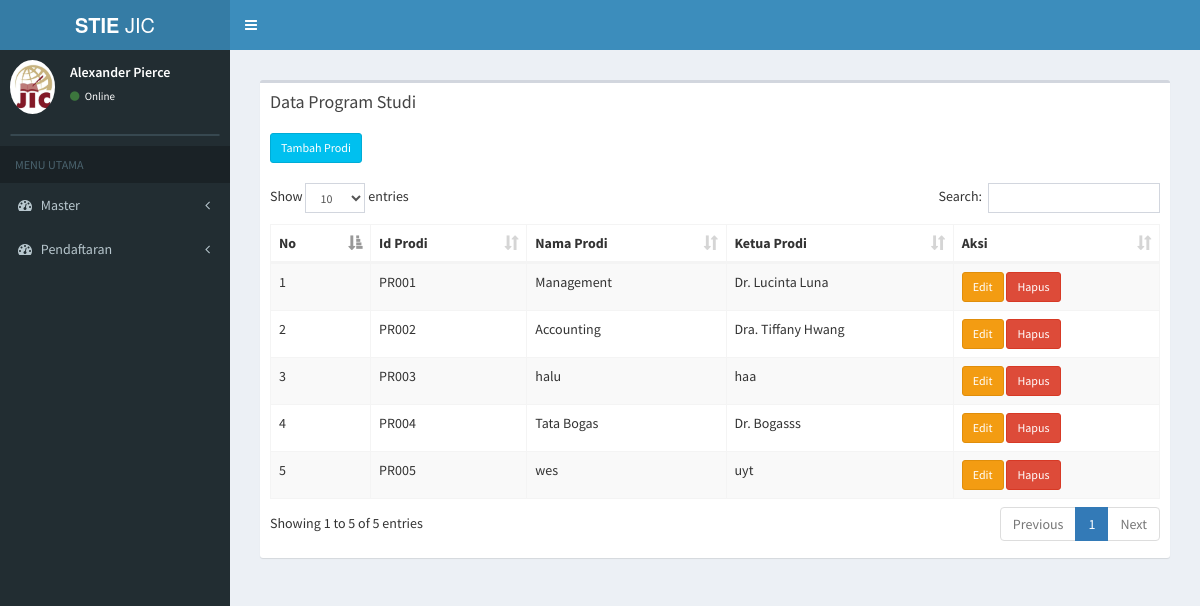
Page /index.php/master_prodi on the committed database.
### tables this page shows
CREATE TABLE `tb_prodi` (
  `id_prodi` varchar(6) NOT NULL,
  `nama_prodi` varchar(20) NOT NULL,
  `ketua_prodi` varchar(50) NOT NULL
);

### application/controllers/master_prodi.php (called while the page is built, shortened)
<?php
class Master_prodi extends CI_Controller {
	public function __construct()
	{
		$this->load->model('prodi_model');
	}
		public function index()
	{
		$data['main_view'] = 'Prodi/master_prodi_view';
		$data['prodi'] = $this->prodi_model->data_prodi();
		$this->load->view('template', $data);
	}
}

### index.php (called while the page is built, shortened)
<?php
require_once BASEPATH.'core/CodeIgniter.php';

### application/models/prodi_model.php (called while the page is built, shortened)
<?php
class Prodi_model extends CI_Model {
	public function data_prodi(){
		return $this->db->order_by('id_prodi','ASC')
		->get('tb_prodi')
		->result();
	}
}

### application/views/Prodi/master_prodi_view.php (the view)
<section class="content">
      <div class="row">
        <div class="col-xs-12">
          <div class="box">
            <div class="box-header">
              <h3 class="box-title">Data Program Studi</h3>
            </div>
            <div class="box-body">
              <table id="example1" class="table table-bordered table-striped">
              <a href="<?php echo base_url() ?>master_prodi/page_tambah_prodi" class="btn btn-info btn-sm" > Tambah Prodi</a> <br> <br>
                <thead>
                <tr>
                  <th>No</th>
                  <th>Id Prodi</th>
                  <th>Nama Prodi</th>
                  <th>Ketua Prodi</th>
                  <th>Aksi</th>
                </tr>
                </thead>
                <tbody>
                <?php
                $no = 0;
                foreach ($prodi as $data) {
                  echo '
                <tr>
                  <td>'.++$no.'</td>
                  <td>'.$data->id_prodi.'
                  </td>
                  <td>'.$data->nama_prodi.'</td>
                  <td>'.$data->ketua_prodi.'</td>
                  <td>
                      <a href="'.base_url('index.php/master_prodi/edit_prodi/'.$data->id_prodi).'" class="btn btn-warning btn-sm" >Edit </a>
                      <a href="'.base_url('index.php/master_prodi/hapus_prodi/'.$data->id_prodi).'" class="btn btn-danger btn-sm">Hapus</a>
                  </td>
                </tr>
                ';
              }
              ?>
                </tbody>
              </table>
            </div>
          </div>
        </div>
      </div>
    </section>

### rows in the picture
tb_prodi: id_prodi "PR001", nama_prodi "Management", ketua_prodi "Dr. Lucinta Luna"
tb_prodi: id_prodi "PR002", nama_prodi "Accounting", ketua_prodi "Dra. Tiffany Hwang"
tb_prodi: id_prodi "PR003", nama_prodi "halu", ketua_prodi "haa"
tb_prodi: id_prodi "PR004", nama_prodi "Tata Bogas", ketua_prodi "Dr. Bogasss"
tb_prodi: id_prodi "PR005", nama_prodi "wes", ketua_prodi "uyt"
